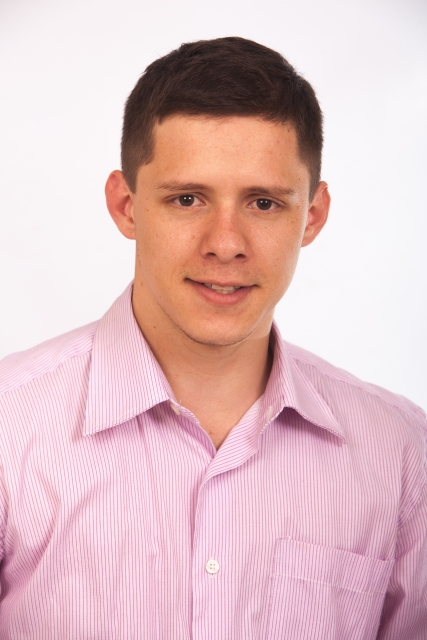
#> input picture OpenCV3_beginner/images/sample.jpg, 427 x 640 px, found by its file name
$ python laplacian.py
#> lines starting #> are read from the running program, lines starting #| are printed output that depends on the picture
import cv2

try:
    img = cv2.imread('C:/Source Codes/OpenCV3_beginner/images/sample.jpg')
#> img is the input picture: shape (640, 427, 3); mean B, G, R 194.7, 191.5, 224.3
    if img is None:
        print('ファイルを読み込めません．')
        import sys
        sys.exit()

    dst = cv2.Laplacian(img,-1)
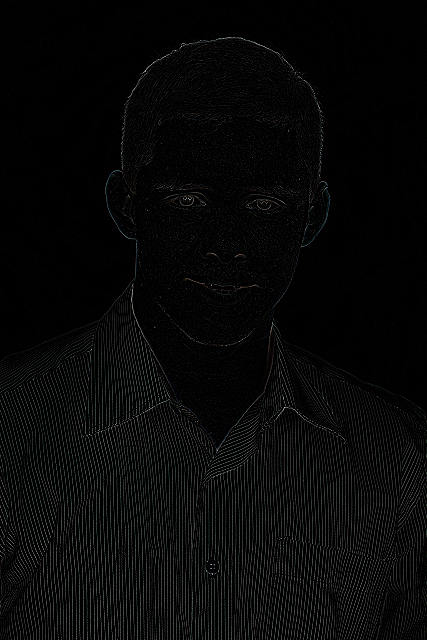
#> dst: shape (640, 427, 3); mean B, G, R 7.9, 8.1, 7.5
    cv2.imwrite('C:/Source Codes/OpenCV3_beginner/images/laplacian.jpg',dst)
    cv2.imshow('dst',dst)

    cv2.waitKey(0)
    cv2.destroyAllWindows()
except:
    import sys
    print ("Error:",sys.exc_info()[0])
    print(sys.exc_info()[1])
    import traceback
    print(traceback.format_tb(sys.exc_info()[2]))


$ run again, with OpenCV3_beginner/images/20230609.jpg copied over OpenCV3_beginner/images/sample.jpg
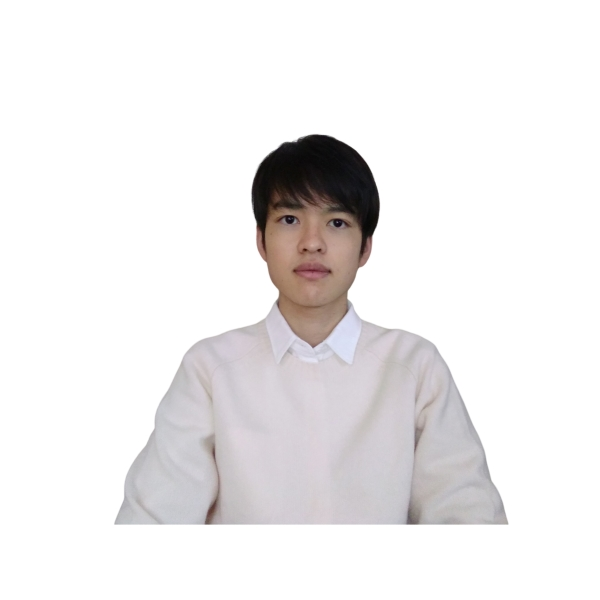
#> input picture OpenCV3_beginner/images/20230609.jpg, 600 x 600 px, found by its file name
#> img is the input picture: shape (600, 600, 3); mean B, G, R 236.2, 235.9, 237.8
#> `dst = cv2.Laplacian(img,-1)`:
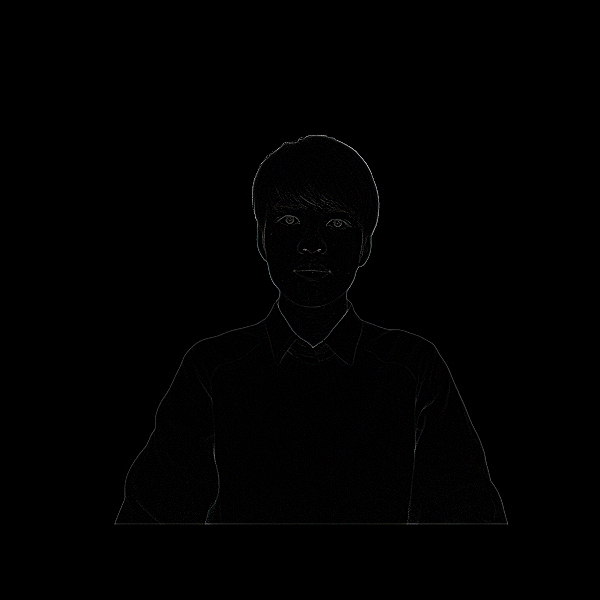
#> dst: shape (600, 600, 3); mean B, G, R 0.8, 0.8, 0.8
